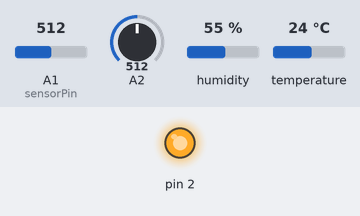
Recording of a sketch running on a simulated Arduino Uno, built for the host (arithmetic inside an expression is 32-bit, double 64-bit). On the bench: output pins drawn as LEDs (lit = HIGH). The test bench sets the inputs (shaded band); at power-on: A1 (sensorPin) = 512, A2 = 512, humidity 55 %, temperature 24 °C. What the sketch prints to the serial monitor is not drawn.

Above: at 0.2 s.
At 2.5 s:
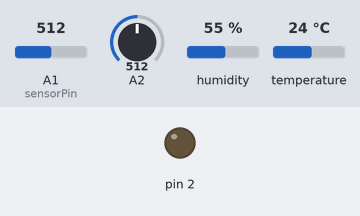
Timing chart, 0 to 5.9 s (numbered marks = the images above):
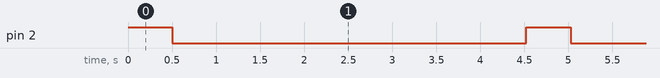

The sketch:

main.ino
```cpp
#include "hum_temp_sensor.h"
#include "lumen.h"
#include "windspeed.h"

float temperature;
float humidity;
int lumen;
float windspeed;


void setup() {
  Serial.begin(9600);
  dht.begin();
  pinMode(2,OUTPUT);

}

void loop() {
    digitalWrite(2, HIGH); // turn on LED
    delay(500); // wait for 500ms
    digitalWrite(2, LOW); // turn off LED
    delay(500); // wait for 500ms
	//led for debuggin

temperature = temp_measurement();
humidity = hum_measurement();
lumen = lumen_measurement();
windspeed =windspeed_measurement();

Serial.print(temperature);
Serial.print("&");

Serial.print("hum=");
Serial.print(humidity);
Serial.print("&");

Serial.print("lux=");
Serial.print(lumen);
Serial.print("&");

Serial.print("wind=");
Serial.println(windspeed);


delay(2000);

}
```

hum_temp_sensor.h
```cpp
#include "DHT.h"
#define DHTPIN A0
#define DHTTYPE DHT11

DHT dht(DHTPIN, DHTTYPE);

//measures humidity and temperature

float hum_measurement(){
  delay(500);
  float h = dht.readHumidity();
  return h;
}

float temp_measurement(){
  delay(500);
  float t = dht.readTemperature();
  return t;
}
```

lumen.h
```cpp
#define DELAY 500
#define VIN 5
#define R 100000

const int sensorPin = A1;

int sensorVal;
int lux;

//measures lumen

int lumen_measurement() {
  sensorVal = analogRead(sensorPin);
  delay(DELAY);
  float Vout = float(sensorVal) * (VIN / float(1023));// Conversion analog to voltage
  float RLDR = (R * (VIN - Vout))/Vout; // Conversion voltage to resistance
  int phys=500/(RLDR/1000); // Conversion resitance to lumen
  return phys;
}
```

windspeed.h
```cpp
int pin = PA2;
int highest;


float windspeed_measurement() {
  float measure = analogRead(pin);
  float voltage = measure * 5 / 1023;
  //Serial.println(voltage,3);
  return voltage;

}
```

Measured:
- by itself, pin 2: alternates HIGH for 0.50 s and LOW for 4.0 s
